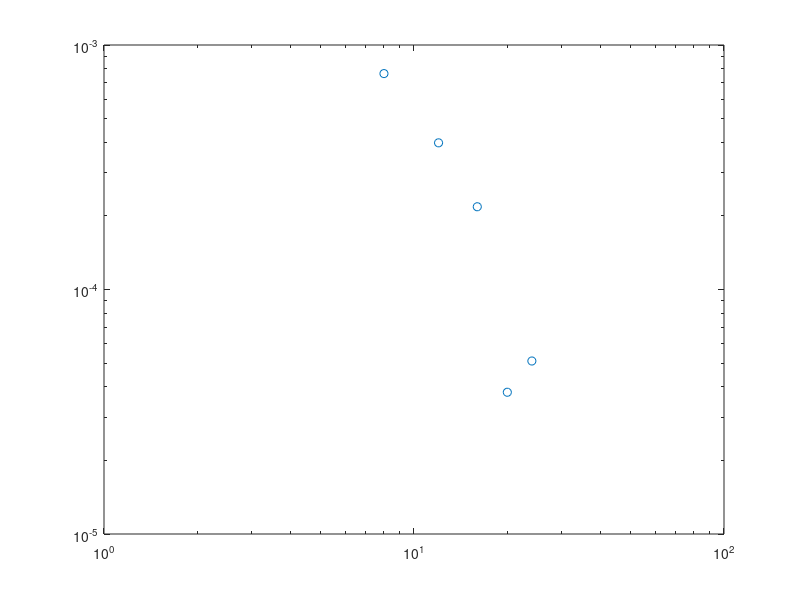

Source code (MATLAB): (Note: this script raises an error after producing the figure.)
Lx = [16,24, 32, 40, 48];
distance = [8,12,16,20, 24];
SC = [0.000764, 0.000398,0.000218,0.000038,  0.000051];
h1 = loglog(distance, SC,'o');hold on;

p = fit(log(distance(1:3)'),log(SC(1:3)'),'poly1');
fprintf('Ksc=%.5f\n',-p.p1);
x = fit_x(1):0.5:fit_x(end);
fl=loglog(distance,exp(p.p2)*distance.^p.p1,'-.');
T=text(8,4.5e-3,['$K_{sc}=',num2str(-p.p1),'$']);
set(T,'Interpreter','latex');set(T,'Fontsize',28);



set(gca,'fontsize',24);
set(gca,'linewidth',1.5);
set(h1,'markersize',10);
set(get(gca,'Children'),'linewidth',3); % Set line width 1.5 pounds
xlabel('$x$','Interpreter','latex');
ylabel('singlet pair correlation','Interpreter','latex');
set(get(gca,'XLabel'),'FontSize',24); 
set(get(gca,'YLabel'),'FontSize',24); 
